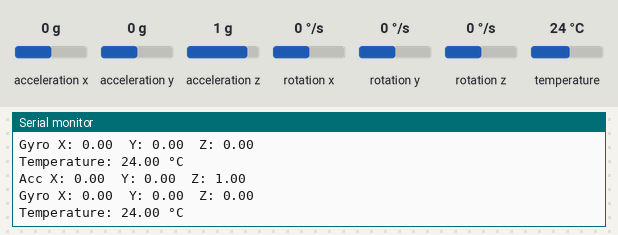
The sketch below on a simulated Arduino Uno, built with avr-gcc and run on an emulated ATmega328P. Shown: the last lines printed to the serial monitor. The test bench sets the inputs (shaded band); at power-on: acceleration x 0 g, acceleration y 0 g, acceleration z 1 g, rotation x 0 °/s, rotation y 0 °/s, rotation z 0 °/s, temperature 24 °C.

Above: at 3.2 s.
3.3 s: acceleration x set to -1.4 g
At 4.4 s:
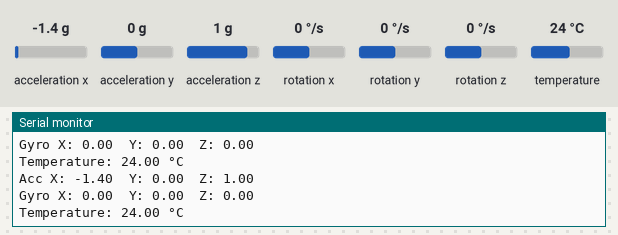
4.8 s: acceleration y set to -1.4 g
At 5.4 s:
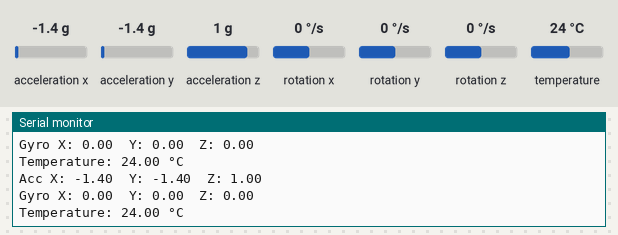
6.3 s: acceleration z set to -1.4 g
At 7.6 s:
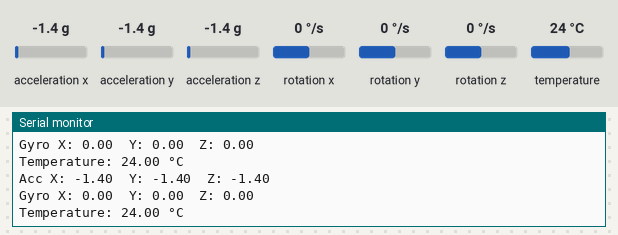
7.8 s: rotation x set to -192 °/s
At 8.8 s:
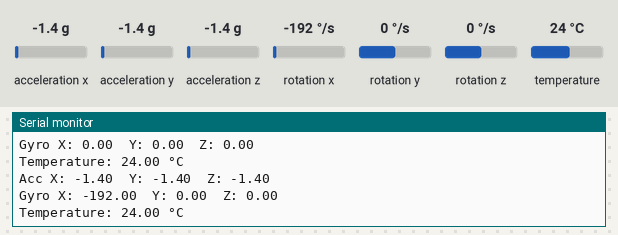
9.3 s: rotation y set to -192 °/s
At 10.9 s:
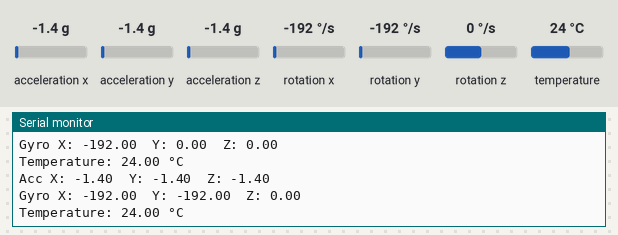

Measured:
- after the input at 3.3 s, the serial monitor: prints a new line after 0.71 s (image 1)
- after the input at 4.8 s, the serial monitor: prints a new line after 0.22 s (image 2)
- after the input at 6.3 s, the serial monitor: prints a new line after 0.73 s (image 3)
- after the input at 7.8 s, the serial monitor: prints a new line after 0.24 s (image 4)
- after the input at 9.3 s, the serial monitor: prints a new line after 0.75 s (image 5)

The sketch:

IMU.ino
```cpp
#include <Wire.h>
#include <MPU6050_light.h>

// Create MPU object
MPU6050 mpu(Wire);

void setup() {
  Serial.begin(115200);
  Wire.begin();

  // Initialize MPU6050
  byte status = mpu.begin();
  Serial.print("MPU6050 status: ");
  Serial.println(status);  // 0 = success

  if (status != 0) {
    Serial.println("MPU6050 initialization failed. Check connections!");
    while (1);  // Stop the program if it can't connect
  }

  Serial.println("Calibrating MPU...");
  delay(1000);
  mpu.calcOffsets();  // Gyro and accel calibration
  Serial.println("Calibration complete.");
}

void loop() {
  mpu.update();  // Update sensor readings

  // Print raw accelerometer and gyro data
  Serial.print("Acc X: "); Serial.print(mpu.getAccX());
  Serial.print("\tY: "); Serial.print(mpu.getAccY());
  Serial.print("\tZ: "); Serial.println(mpu.getAccZ());

  Serial.print("Gyro X: "); Serial.print(mpu.getGyroX());
  Serial.print("\tY: "); Serial.print(mpu.getGyroY());
  Serial.print("\tZ: "); Serial.println(mpu.getGyroZ());

  Serial.print("Temperature: "); Serial.print(mpu.getTemp()); Serial.println(" °C");

  delay(1000);  // Adjust delay as needed
}
```
